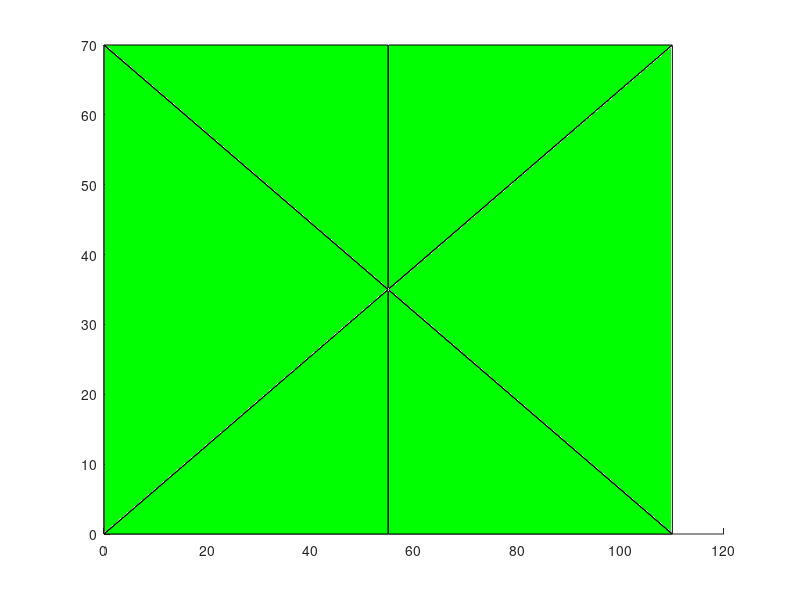

Write MATLAB code to recreate this figure. (Note: this script raises an error after producing the figure.)
% Ice Nucleation Interpolation
clear
clc

therm_pos = [1 1; 2 1; 3 1; 2 2; 1 3; 2 3; 3 3];
therm_val = [0; 1; 0; 2; 0; 1; 0];
pointgrid = [1 2 4; 2 3 4; 1 4 5;4 5 6; 4 6 7; 3 4 7];

therm_pos(:,1) = (therm_pos(:,1) - 1) * 110/2;
therm_pos(:,2) = (therm_pos(:,2) - 1) * 70/2;

for i = 1:size(pointgrid,1)
plane_val(i,:) = inv([therm_pos(pointgrid(i,:),:) ones(3,1)])*therm_val(pointgrid(i,:));

x = [therm_pos(pointgrid(i,1),1) therm_pos(pointgrid(i,2),1) therm_pos(pointgrid(i,3),1)];
y = [therm_pos(pointgrid(i,1),2) therm_pos(pointgrid(i,2),2) therm_pos(pointgrid(i,3),2)];

z = plane_val(i,1) * x + plane_val(i,2) * y + plane_val(i,3);

patch(x,y,z,'g')
hold on
end

val = interpolateTemp(40,10,plane_val)

scatter3(40,10,val,50,'or','filled');


function temp = interpolateTemp(x,y, plane_val)
i = 1;
temp = plane_val(i,1) * x + plane_val(i,2) * y + plane_val(i,3);
end
